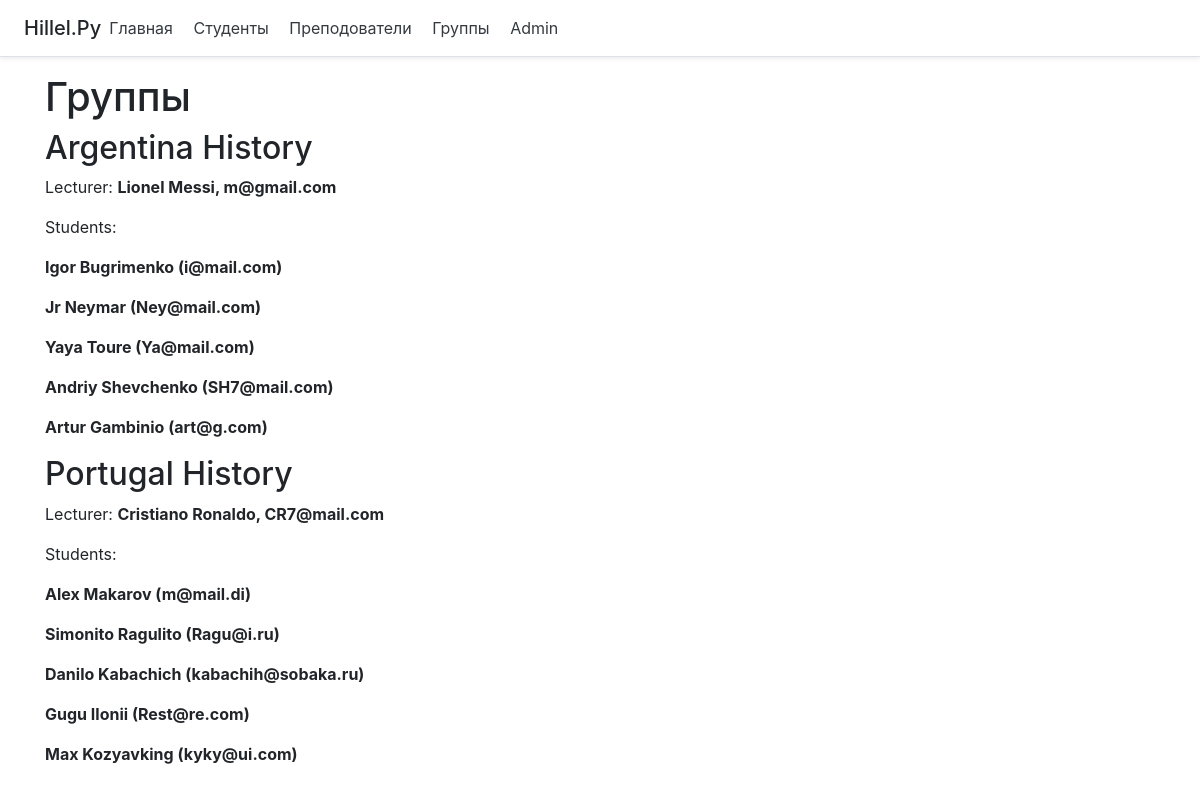
/group, run on the app's committed database.
### main/models.py (models this page shows)
class Group(models.Model):
    group_id = models.AutoField(primary_key=True)
    course = models.CharField(max_length=100)
    students = models.ManyToManyField(Student)
    teacher = models.OneToOneField(Lecturer, on_delete=models.CASCADE)

class Lecturer(models.Model):
    lecturer_id = models.AutoField(primary_key=True)
    first_name = models.CharField(max_length=100)
    last_name = models.CharField(max_length=100)
    email = models.EmailField(max_length=100)

class Student(models.Model):
    student_id = models.AutoField(primary_key=True)
    first_name = models.CharField(max_length=100)
    last_name = models.CharField(max_length=100)
    email = models.EmailField(max_length=250)

### main/views.py (the view)
# urls.py: path('group', views.show_group, name='group')
def show_group(request):
    groups = Group.objects.all().order_by()
    return render(request, 'main/group.html', {'title': 'Курсы', 'groups': groups})

### main/templates/main/group.html (shortened to what this page needs)
{%extends 'main/base.html'%}
{% block content%}
<h1> Группы </h1>
{% for group in groups %}
    <div>
        <h2>{{ group.course }}</h2>
        <p>Lecturer: <b>{{ group.teacher.first_name }} {{ group.teacher.last_name}}, {{ group.teacher.email }}</b> </p>
        <p>Students:
            {% for student in group.students.all %}
                <p><b>{{ student.first_name }} {{ student.last_name }} ({{ student.email }})</b>
            {% endfor %}
    </div>
    {% endfor %}
{% endblock %}

### data on the page
Group: course "Argentina History", teacher.first_name "Lionel", teacher.last_name "Messi", teacher.email "m@gmail.com"
Student: first_name "Igor", last_name "Bugrimenko", email "i@mail.com"
Student: first_name "Jr", last_name "Neymar", email "Ney@mail.com"
Student: first_name "Yaya", last_name "Toure", email "Ya@mail.com"
Student: first_name "Andriy", last_name "Shevchenko", email "SH7@mail.com"
Student: first_name "Artur", last_name "Gambinio", email "art@g.com"
Group: course "Portugal History", teacher.first_name "Cristiano", teacher.last_name "Ronaldo", teacher.email "CR7@mail.com"
Student: first_name "Alex", last_name "Makarov", email "m@mail.di"
Student: first_name "Simonito", last_name "Ragulito", email "Ragu@i.ru"
Student: first_name "Danilo", last_name "Kabachich", email "kabachih@sobaka.ru"
Student: first_name "Gugu", last_name "Ilonii", email "Rest@re.com"
Student: first_name "Max", last_name "Kozyavking", email "kyky@ui.com"
